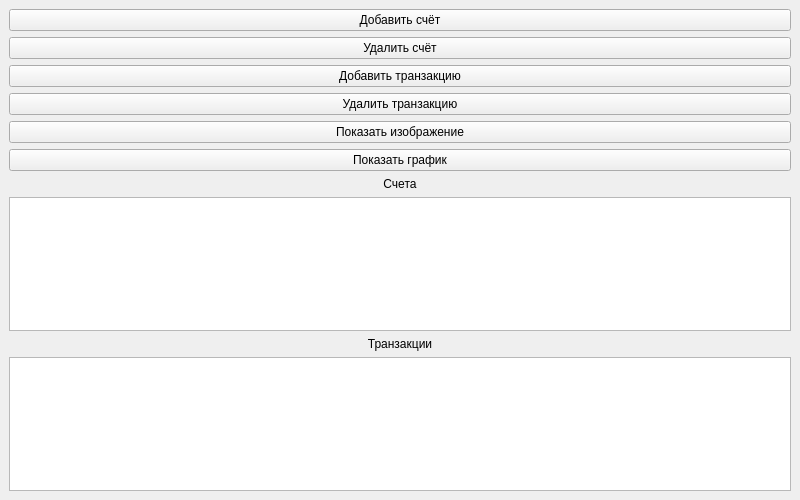
<?xml version="1.0" encoding="UTF-8"?>
<ui version="4.0">
 <class>MainWindow</class>
 <widget class="QMainWindow" name="MainWindow">
  <property name="geometry">
   <rect>
    <x>0</x>
    <y>0</y>
    <width>800</width>
    <height>500</height>
   </rect>
  </property>
  <property name="windowTitle">
   <string>Финансы</string>
  </property>
  <widget class="QWidget" name="centralwidget">
   <layout class="QVBoxLayout">
    <item>
     <widget class="QPushButton" name="btnAddAccount">
      <property name="text">
       <string>Добавить счёт</string>
      </property>
     </widget>
    </item>
    <item>
     <widget class="QPushButton" name="btnDelAccount">
      <property name="text">
       <string>Удалить счёт</string>
      </property>
     </widget>
    </item>
    <item>
     <widget class="QPushButton" name="btnAddTx">
      <property name="text">
       <string>Добавить транзакцию</string>
      </property>
     </widget>
    </item>
    <item>
     <widget class="QPushButton" name="btnDelTx">
      <property name="text">
       <string>Удалить транзакцию</string>
      </property>
     </widget>
    </item>
    <item>
     <widget class="QPushButton" name="btnShowImage">
      <property name="text">
       <string>Показать изображение</string>
      </property>
     </widget>
    </item>
    <item>
     <widget class="QPushButton" name="btnShowChart">
      <property name="text">
       <string>Показать график</string>
      </property>
     </widget>
    </item>
    <item>
     <widget class="QLabel" name="lblAccountsTitle">
      <property name="text">
       <string>Счета</string>
      </property>
      <property name="alignment">
       <set>Qt::AlignCenter</set>
      </property>
     </widget>
    </item>
    <item>
     <widget class="QTableWidget" name="tblAccounts"/>
    </item>
    <item>
     <widget class="QLabel" name="lblTransactionsTitle">
      <property name="text">
       <string>Транзакции</string>
      </property>
      <property name="alignment">
       <set>Qt::AlignCenter</set>
      </property>
     </widget>
    </item>
    <item>
     <widget class="QTableWidget" name="tblTransactions"/>
    </item>
   </layout>
  </widget>
 </widget>
 <resources/>
 <connections/>
</ui>
